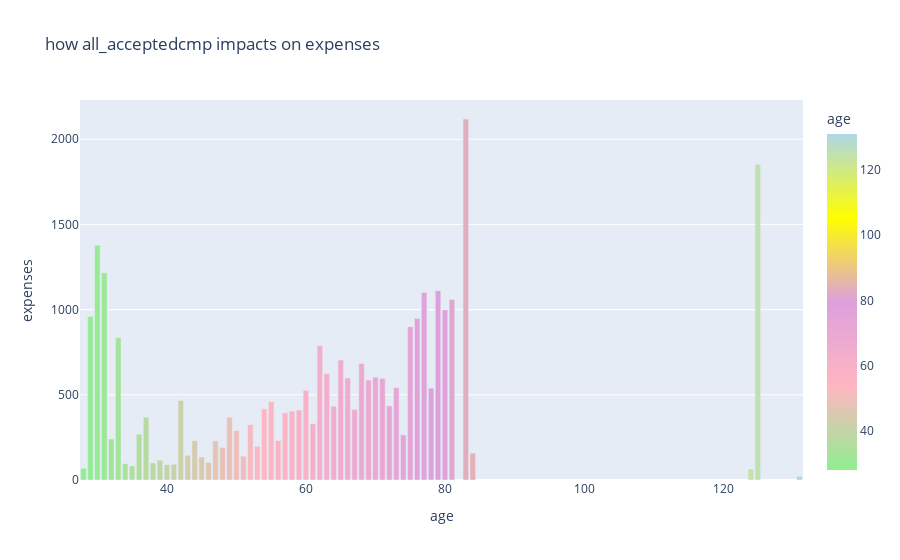

Notebook source saved alongside this figure:
### Code cell
fig=px.bar(gr_age,x='age',y='expenses',title='how all_acceptedcmp impacts on expenses',color='age', color_continuous_scale=['lightgreen','lightpink','plum','yellow','lightblue'],barmode='group')
fig.show()
#càng lớn tuổi cà nhỏ tuổi chi phí nhiều

### Figure 1 — Plotly figure (JSON) as saved in the notebook; plotly's stock layout.template omitted (floating-point values rounded to 4 significant figures)
{"data": [{"alignmentgroup": "True", "hovertemplate": "age=%{marker.color}<br>expenses=%{y}<extra></extra>", "legendgroup": "", "marker": {"color": [28, 29, 30, 31, 32, 33, 34, 35, 36, 37, 38, 39, 40, 41, 42, 43, 44, 45, 46, 47, 48, 49, 50, 51, 52, 53, 54, 55, 56, 57, 58, 59, 60, 61, 62, 63, 64, 65, 66, 67, 68, 69, 70, 71, 72, 73, 74, 75, 76, 77, 78, 79, 80, 81, 83, 84, 124, 125, 131], "coloraxis": "coloraxis", "pattern": {"shape": ""}}, "name": "", "offsetgroup": "", "orientation": "v", "showlegend": false, "textposition": "auto", "type": "bar", "x": [28, 29, 30, 31, 32, 33, 34, 35, 36, 37, 38, 39, 40, 41, 42, 43, 44, 45, 46, 47, 48, 49, 50, 51, 52, 53, 54, 55, 56, 57, 58, 59, 60, 61, 62, 63, 64, 65, 66, 67, 68, 69, 70, 71, 72, 73, 74, 75, 76, 77, 78, 79, 80, 81, 83, 84, 124, 125, 131], "xaxis": "x", "y": [69, 960, 1378, 1216, 241, 836, 95.5, 82.5, 269, 369, 100.5, 116.5, 91, 92.5, 467, 145, 231, 135, 103, 230, 191, 369, 290, 140, 325, 198, 418, 460, 231, 394, 404.5, 411, 526, 331, 789.5, 623.5, 433, 704, 599, 414, 684, 587, 604, 596, 435, 542, 265, 900, 948, 1100, 539, 1112.0, 999, 1060, 2119, 157, 65, 1853, 22], "yaxis": "y"}], "layout": {"barmode": "group", "coloraxis": {"colorbar": {"title": {"text": "age"}}, "colorscale": [[0, "lightgreen"], [0.25, "lightpink"], [0.5, "plum"], [0.75, "yellow"], [1, "lightblue"]]}, "legend": {"tracegroupgap": 0}, "title": {"text": "how all_acceptedcmp impacts on expenses"}, "xaxis": {"anchor": "y", "domain": [0, 1], "title": {"text": "age"}}, "yaxis": {"anchor": "x", "domain": [0, 1], "title": {"text": "expenses"}}}}
